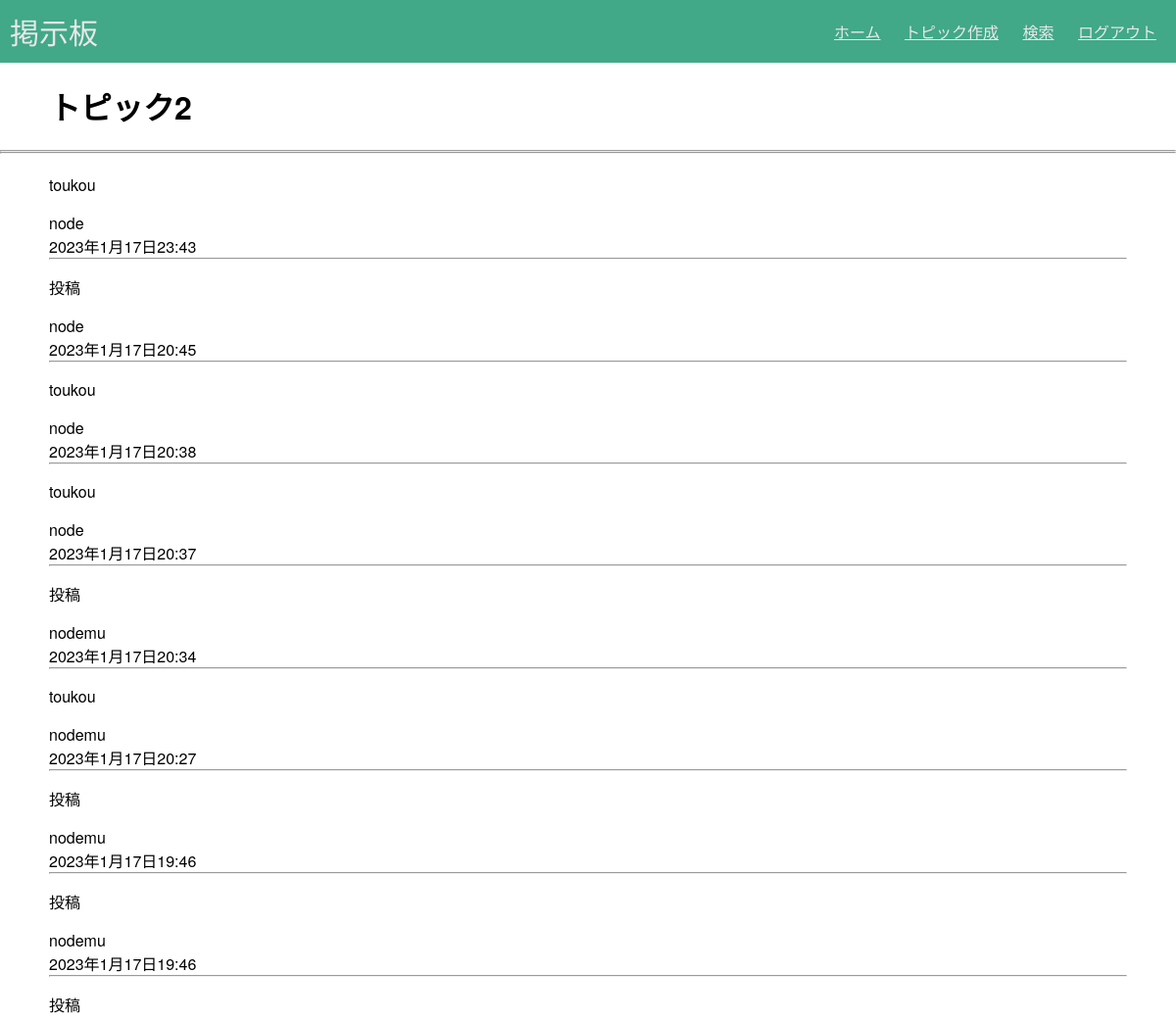
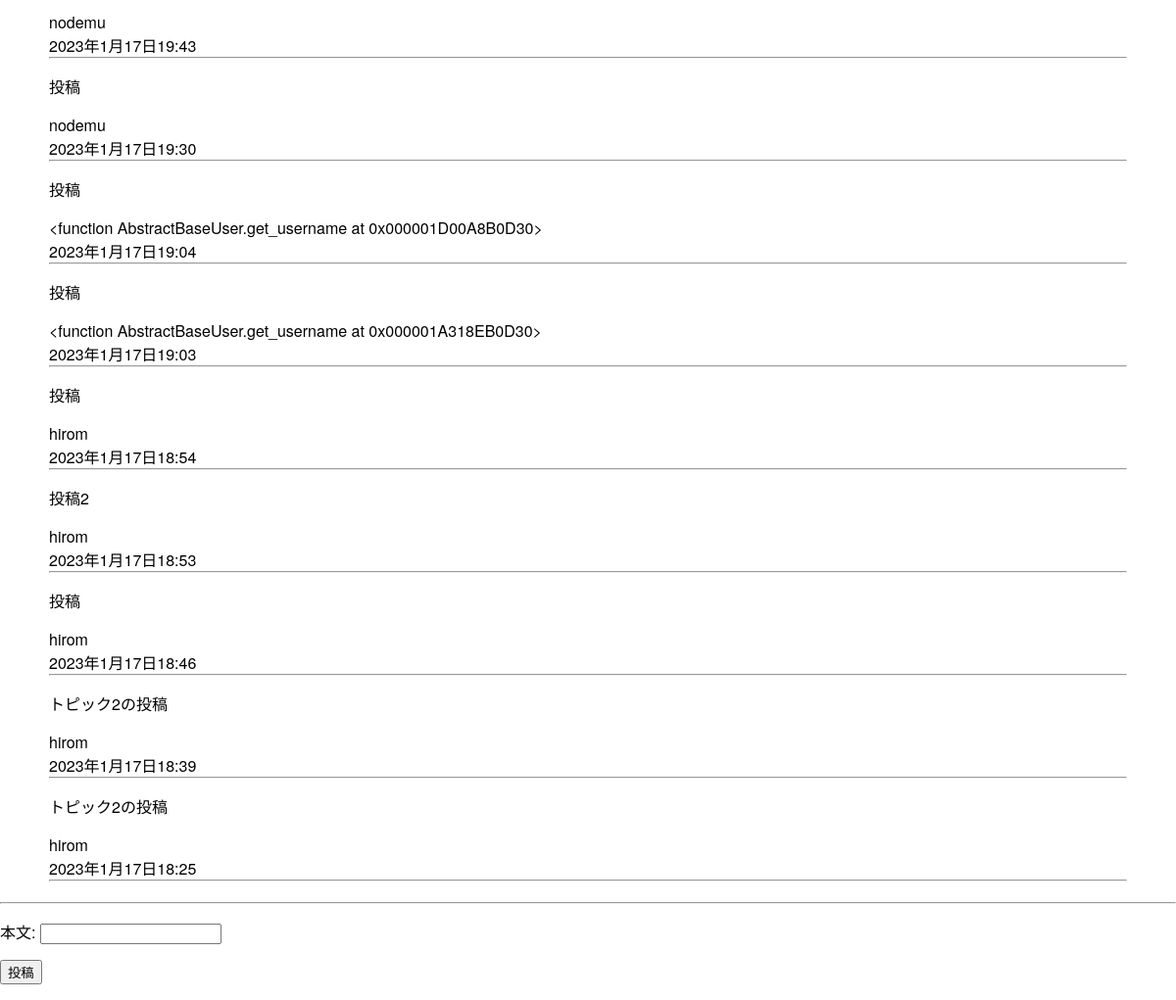
The app's page /post/トピック2/ with its own data (2 pictures, top to bottom).
### items/models.py (models this page shows, shortened)
class Items(models.Model):
    class Meta(object):
        db_table = 'items'
    text = models.CharField(verbose_name = '本文',max_length=255)
    created_at = models.DateTimeField(verbose_name='作成時刻',help_text ='作成時刻',default=timezone.now)
    topictitle = models.CharField(verbose_name = 'トピックタイトル',max_length=20,default='トピックタイトル')
    itemid = models.CharField(verbose_name='id',max_length=10,default='0')
    user = models.CharField(verbose_name='user',max_length=255,default='ユーザーネーム')

### items/views.py (the view, shortened to what this page needs)
class writeview(TemplateView):
    def get(self,request,param,*args, **kwargs):
        queryset = Items.objects.filter(topictitle=param).order_by('-created_at')
        return render(request, 'items/post.html',{'form':WriteForm,'items':queryset,'param':param})

### items/templates/items/post.html (shortened to what this page needs)
{% extends "base1.html" %}
{% block title %}
    {{param}}
{% endblock %}
{% block content %}
    {% for post in items %}
        <div class="items">
            <p class="text">{{ post.text }}</p>
            {{ post.user }}
            <br>
            {{ post.created_at }}
            <hr>
        </div>
    {% endfor %}
{% endblock %}
{% block write %}
    <form method="POST" action="{% url 'items:write' param %}">
        {{ form.as_p }}
        <button type="submit" class="button">投稿</button>
    </form>
{% endblock %}

### items/templates/base1.html (shortened to what this page needs)
{% load static %}
<html>
<head>
    <link rel="stylesheet" type="text/css" media="only screen and (max-device-width:400px)" href="{% static 'base3.css' %}">
    <link rel="stylesheet" type="text/css" media="screen and (min-device-width:401px)" href="{% static 'base2.css' %}">
</head>
<body>
    <main>
<nav>
    <p class="site-name">掲示板
    </p>
    <ul>
        <li><a href="{% url 'items:index' %}">ホーム</a></li>
        <li><a href="{% url 'items:topicwrite' %}">トピック作成</a></li>
        <li><a href="{% url 'items:search' %}">検索</a></li>
        <li><a href="{% url 'items:logout'%}">ログアウト</a></li>
    </ul>
</nav>
<div class="title">
    <h1>{% block title %}write{% endblock %}</h1>
</div>
<hr>
<hr>
<div class="content">
    {% block content%}write{% endblock %}
</div>
<hr>
<div class="write">
    {% block write %}{% endblock %}
</div>
</main>
</body>
</html>

### static/base3.css (style rules this page uses)
html, body { font-family: "Helvetica Neue", Helvetica, Arial, sans-serif; }
body, h1, hr { margin: 0px; }
a { color: #e8e8e8; }
nav p { margin: 0px; font-size: 5px; }
nav { padding: 2px 2px; color: #e8e8e8; background-color: #41a888; }
nav .site-name { display: inline-block; }
nav ul { margin: 0px; padding: 0px; float: right; }
nav ul li { padding: 2px; display: inline-block; }
.title { margin: 4px 8px; }
.content { margin: 3px 8px; }
body { display: flex; flex-flow: column; min-height: 100vh; }
.write { flex: 1; }

### static/base2.css (style rules this page uses)
html, body { font-family: "Helvetica Neue", Helvetica, Arial, sans-serif; }
body, h1, hr { margin: 0px; }
a { color: #e8e8e8; }
nav p { margin: 0px; font-size: 30px; }
nav { padding: 10px 10px; color: #e8e8e8; background-color: #41a888; }
nav .site-name { display: inline-block; }
nav ul { margin: 0px; padding: 0px; float: right; }
nav ul li { padding: 10px; display: inline-block; }
.title { margin: 21px 50px; }
.content { margin: 20px 50px; }
body { display: flex; flex-flow: column; min-height: 100vh; }
.write { flex: 1; }

### records on screen
Items: text "toukou", user "node", created_at "2023年1月17日23:43"
Items: text "投稿", user "node", created_at "2023年1月17日20:45"
Items: text "toukou", user "node", created_at "2023年1月17日20:38"
Items: text "toukou", user "node", created_at "2023年1月17日20:37"
Items: text "投稿", user "nodemu", created_at "2023年1月17日20:34"
Items: text "toukou", user "nodemu", created_at "2023年1月17日20:27"
Items: text "投稿", user "nodemu", created_at "2023年1月17日19:46"
Items: text "投稿", user "nodemu", created_at "2023年1月17日19:46"
Items: text "投稿", user "nodemu", created_at "2023年1月17日19:43"
Items: text "投稿", user "nodemu", created_at "2023年1月17日19:30"
Items: text "投稿", user "<function AbstractBaseUser.get_username at 0x000001D00A8B0D30>", created_at "2023年1月17日19:04"
Items: text "投稿", user "<function AbstractBaseUser.get_username at 0x000001A318EB0D30>", created_at "2023年1月17日19:03"
Items: text "投稿", user "hirom", created_at "2023年1月17日18:54"
Items: text "投稿2", user "hirom", created_at "2023年1月17日18:53"
Items: text "投稿", user "hirom", created_at "2023年1月17日18:46"
Items: text "トピック2の投稿", user "hirom", created_at "2023年1月17日18:39"
Items: text "トピック2の投稿", user "hirom", created_at "2023年1月17日18:25"

### other values on screen
{{ param }} "トピック2"
